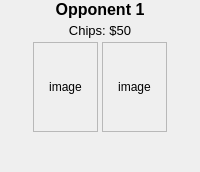
       <widget class="QWidget" name="opponent1" native="true">
        <layout class="QVBoxLayout" name="verticalLayout_3" stretch="0,0,0,0">
         <property name="spacing">
          <number>4</number>
         </property>
         <property name="leftMargin">
          <number>0</number>
         </property>
         <property name="topMargin">
          <number>0</number>
         </property>
         <property name="rightMargin">
          <number>0</number>
         </property>
         <property name="bottomMargin">
          <number>0</number>
         </property>
         <item>
          <widget class="QLabel" name="opp1NameLabel">
           <property name="font">
            <font>
             <pointsize>12</pointsize>
             <bold>true</bold>
            </font>
           </property>
           <property name="text">
            <string>Opponent 1</string>
           </property>
           <property name="alignment">
            <set>Qt::AlignmentFlag::AlignCenter</set>
           </property>
          </widget>
         </item>
         <item>
          <widget class="QLabel" name="opp1ChipsLabel">
           <property name="font">
            <font>
             <pointsize>10</pointsize>
            </font>
           </property>
           <property name="text">
            <string>Chips: $50</string>
           </property>
           <property name="alignment">
            <set>Qt::AlignmentFlag::AlignCenter</set>
           </property>
          </widget>
         </item>
         <item>
          <widget class="QWidget" name="opponent1CardLayout" native="true">
           <property name="sizePolicy">
            <sizepolicy hsizetype="Preferred" vsizetype="Preferred">
             <horstretch>0</horstretch>
             <verstretch>0</verstretch>
            </sizepolicy>
           </property>
           <property name="minimumSize">
            <size>
             <width>0</width>
             <height>0</height>
            </size>
           </property>
           <property name="maximumSize">
            <size>
             <width>16777215</width>
             <height>16777215</height>
            </size>
           </property>
           <property name="sizeIncrement">
            <size>
             <width>0</width>
             <height>0</height>
            </size>
           </property>
           <layout class="QHBoxLayout" name="horizontalLayout_4" stretch="0,0,0,0">
            <property name="spacing">
             <number>4</number>
            </property>
            <property name="sizeConstraint">
             <enum>QLayout::SizeConstraint::SetDefaultConstraint</enum>
            </property>
            <property name="leftMargin">
             <number>0</number>
            </property>
            <property name="topMargin">
             <number>0</number>
            </property>
            <property name="rightMargin">
             <number>0</number>
            </property>
            <property name="bottomMargin">
             <number>0</number>
            </property>
            <item>
             <spacer name="horizontalSpacer_10">
              <property name="orientation">
               <enum>Qt::Orientation::Horizontal</enum>
              </property>
              <property name="sizeHint" stdset="0">
               <size>
                <width>20</width>
                <height>20</height>
               </size>
              </property>
             </spacer>
            </item>
            <item>
             <widget class="QFrame" name="op1c1">
              <property name="sizePolicy">
               <sizepolicy hsizetype="Preferred" vsizetype="Preferred">
                <horstretch>0</horstretch>
                <verstretch>0</verstretch>
               </sizepolicy>
              </property>
              <property name="minimumSize">
               <size>
                <width>65</width>
                <height>90</height>
               </size>
              </property>
              <property name="maximumSize">
               <size>
                <width>16777215</width>
                <height>16777215</height>
               </size>
              </property>
              <property name="sizeIncrement">
               <size>
                <width>0</width>
                <height>0</height>
               </size>
              </property>
              <property name="frameShape">
               <enum>QFrame::Shape::StyledPanel</enum>
              </property>
              <property name="frameShadow">
               <enum>QFrame::Shadow::Raised</enum>
              </property>
              <layout class="QGridLayout" name="gridLayout_8">
               <property name="leftMargin">
                <number>0</number>
               </property>
               <property name="topMargin">
                <number>0</number>
               </property>
               <property name="rightMargin">
                <number>0</number>
               </property>
               <property name="bottomMargin">
                <number>0</number>
               </property>
               <item row="0" column="0">
                <widget class="QLabel" name="opp1Card1">
                 <property name="text">
                  <string>image</string>
                 </property>
                 <property name="alignment">
                  <set>Qt::AlignmentFlag::AlignCenter</set>
                 </property>
                </widget>
               </item>
              </layout>
             </widget>
            </item>
            <item>
             <widget class="QFrame" name="op1c2">
              <property name="sizePolicy">
               <sizepolicy hsizetype="Preferred" vsizetype="Preferred">
                <horstretch>0</horstretch>
                <verstretch>0</verstretch>
               </sizepolicy>
              </property>
              <property name="minimumSize">
               <size>
                <width>65</width>
                <height>90</height>
               </size>
              </property>
              <property name="maximumSize">
               <size>
                <width>16777215</width>
                <height>16777215</height>
               </size>
              </property>
              <property name="sizeIncrement">
               <size>
                <width>0</width>
                <height>0</height>
               </size>
              </property>
              <property name="frameShape">
               <enum>QFrame::Shape::StyledPanel</enum>
              </property>
              <property name="frameShadow">
               <enum>QFrame::Shadow::Raised</enum>
              </property>
              <layout class="QGridLayout" name="gridLayout_7">
               <property name="leftMargin">
                <number>0</number>
               </property>
               <property name="topMargin">
                <number>0</number>
               </property>
               <property name="rightMargin">
                <number>0</number>
               </property>
               <property name="bottomMargin">
                <number>0</number>
               </property>
               <item row="0" column="0">
                <widget class="QLabel" name="opp1Card2">
                 <property name="text">
                  <string>image</string>
                 </property>
                 <property name="alignment">
                  <set>Qt::AlignmentFlag::AlignCenter</set>
                 </property>
                </widget>
               </item>
              </layout>
             </widget>
            </item>
            <item>
             <spacer name="horizontalSpacer_11">
              <property name="orientation">
               <enum>Qt::Orientation::Horizontal</enum>
              </property>
              <property name="sizeHint" stdset="0">
               <size>
                <width>20</width>
                <height>20</height>
               </size>
              </property>
             </spacer>
            </item>
           </layout>
          </widget>
         </item>
         <item>
          <spacer name="verticalSpacer_3">
           <property name="orientation">
            <enum>Qt::Orientation::Vertical</enum>
           </property>
           <property name="sizeHint" stdset="0">
            <size>
             <width>20</width>
             <height>40</height>
            </size>
           </property>
          </spacer>
         </item>
        </layout>
       </widget>
